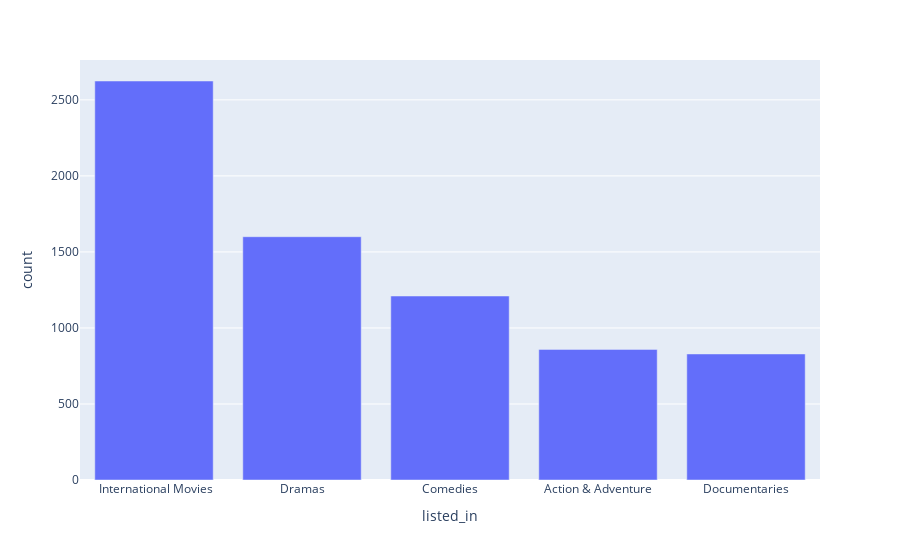

Notebook code cell kept with this figure:
### Code cell
fig=px.bar(Top5,x="listed_in",y="count")
fig

### Figure 1 — Plotly figure (JSON) as saved in the notebook; plotly's stock layout.template omitted (floating-point values rounded to 4 significant figures)
{"data": [{"hovertemplate": "listed_in=%{x}<br>count=%{y}<extra></extra>", "legendgroup": "", "marker": {"color": "#636efa", "pattern": {"shape": ""}}, "name": "", "orientation": "v", "showlegend": false, "textposition": "auto", "type": "bar", "x": [" International Movies", "Dramas", "Comedies", "Action & Adventure", "Documentaries"], "xaxis": "x", "y": [2624, 1600, 1210, 859, 829], "yaxis": "y"}], "layout": {"barmode": "relative", "legend": {"tracegroupgap": 0}, "margin": {"t": 60}, "xaxis": {"anchor": "y", "domain": [0, 1], "title": {"text": "listed_in"}}, "yaxis": {"anchor": "x", "domain": [0, 1], "title": {"text": "count"}}}}
